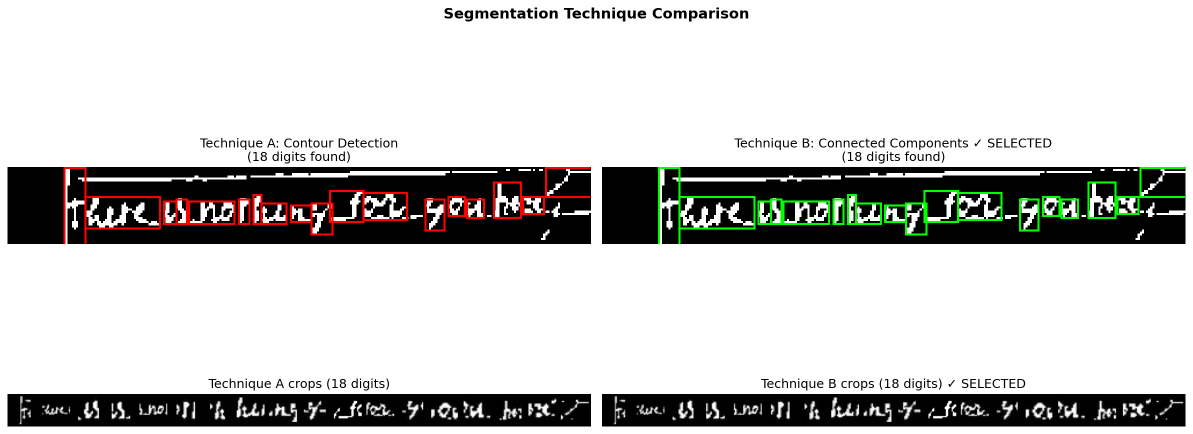
#> input picture segmentation_comparison.png, 2385 x 868 px (shown at 1/2 size); its folder holds only this picture in this run
$ python preprocessing.py ../../segmentation_comparison.png out
#> lines starting #> are read from the running program, lines starting #| are printed output that depends on the picture; after the words box and inside, x2 and y2 are one past the last pixel; in counts of white or black regions, pixels touching at a corner belong together
"""Image preprocessing utilities.

Provides functions to load images, convert to grayscale, apply binarization
using several techniques (simple threshold, Otsu, adaptive), and produce a
centered, fixed-size output suitable for ML training (e.g. 28x28 arrays).
"""
from __future__ import annotations

from typing import Tuple, Union, Iterable
import os

import numpy as np
from PIL import Image

try:
    import cv2
except Exception:  # pragma: no cover - cv2 may be missing
    cv2 = None


def load_image(path_or_pil: Union[str, Image.Image]) -> Image.Image:
    """Load image from path or accept an existing PIL image.

    Returns an RGB PIL Image.
    """
#> called with path_or_pil = '../../segmentation_comparison.png'
    if isinstance(path_or_pil, Image.Image):
        return path_or_pil.convert("RGB")
    path = str(path_or_pil)
    img = Image.open(path)
#> img is the input picture: PIL image 2385x868 RGBA; mean R, G, B, A 199.7, 199.7, 197.8, 255
    return img.convert("RGB")


def to_grayscale(img: Image.Image) -> np.ndarray:
    """Convert a PIL image to a grayscale uint8 numpy array.

    Shape: (H, W), dtype: uint8
    """
    return np.array(img.convert("L"), dtype=np.uint8)
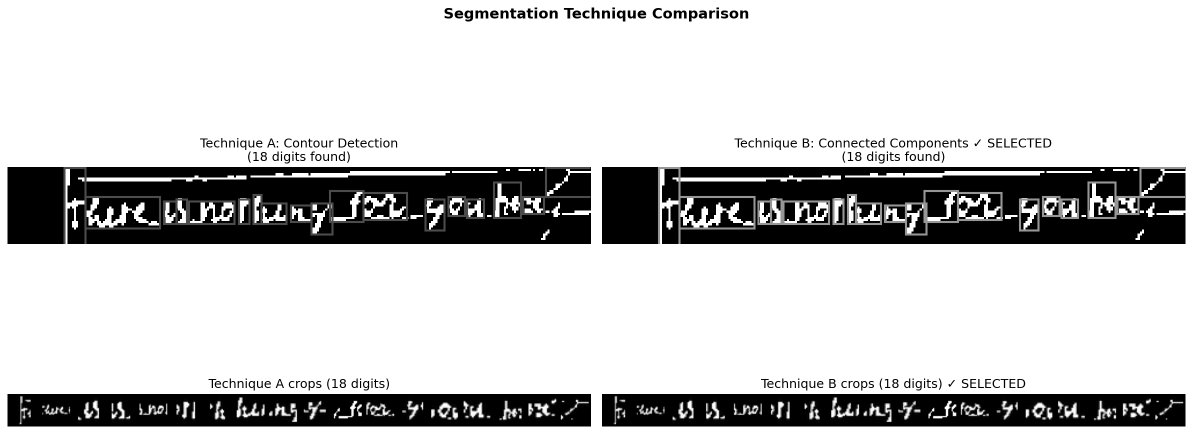
#> returned value: shape (868, 2385) (shown at 1/2 size); min 0, max 255, mean 199.4


def _ensure_cv2():
    if cv2 is None:
        raise RuntimeError("opencv-python (cv2) is required for this function")


# [9 lines left out: function binarize_threshold, not called in this run]


def binarize_otsu(gray: np.ndarray, blur_ksize: int = 5, invert: bool = False) -> np.ndarray:
    """Otsu's thresholding using OpenCV with optional Gaussian blur.

    Returns uint8 array with values 0 or 255.
    """
#> called with blur_ksize = 5, invert = False
    _ensure_cv2()
    if blur_ksize and blur_ksize > 1:
        blurred = cv2.GaussianBlur(gray, (blur_ksize, blur_ksize), 0)
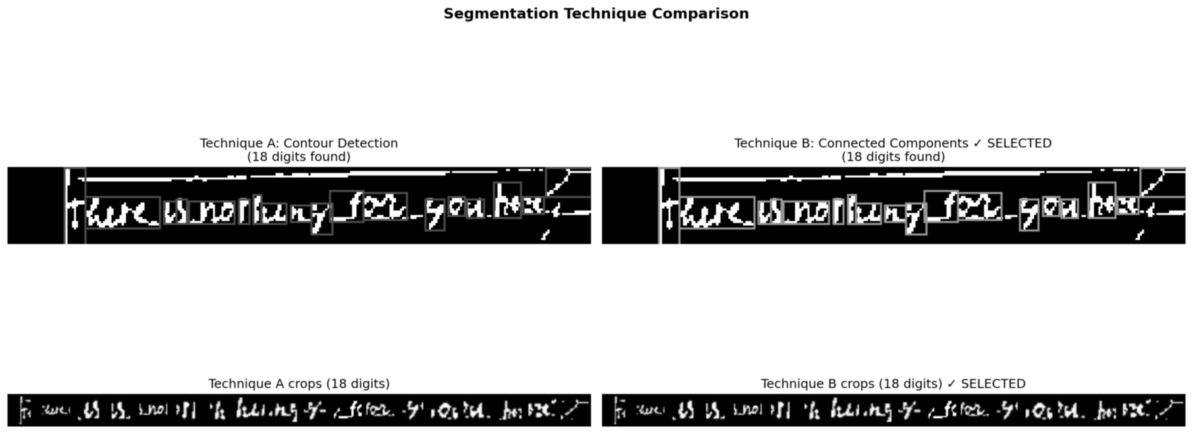
#> blurred: shape (868, 2385) (shown at 1/2 size); min 0, max 255, mean 199.4
    else:
        blurred = gray
    _, th = cv2.threshold(blurred, 0, 255, cv2.THRESH_BINARY + cv2.THRESH_OTSU)
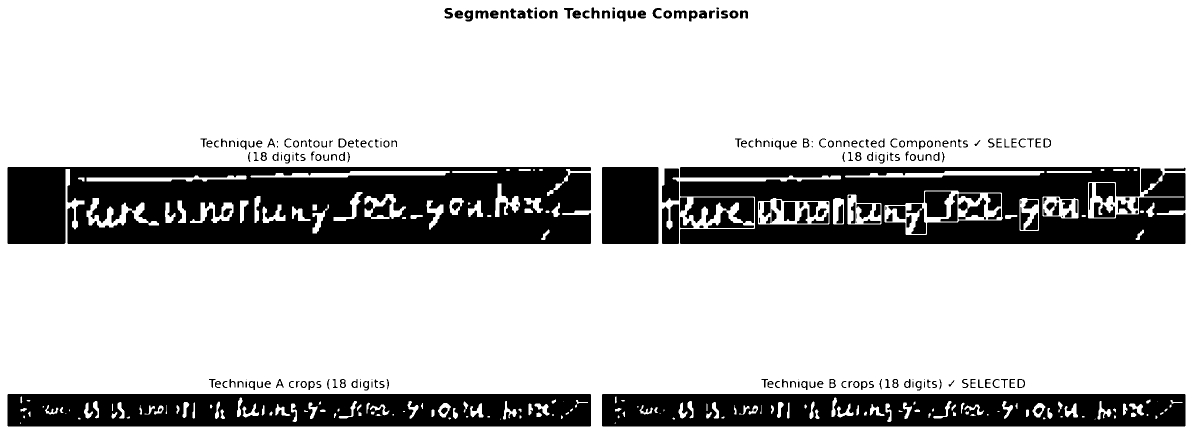
#> th: shape (868, 2385) (shown at 1/2 size); 77.9% white; 272 black regions (26 under 20 px), largest, box (x1, y1, x2, y2) and area: (15, 334, 1182, 488) 156000, (1360, 334, 2371, 488) 102103, (15, 788, 1182, 853) 68179
    if invert:
        th = 255 - th
    return th


# [14 lines left out: function binarize_adaptive, not called in this run]


def center_and_resize(binary: np.ndarray, size: Tuple[int, int] = (28, 28), margin: int = 4) -> np.ndarray:
    """Crop the binary image to the content bbox, resize while keeping aspect
    ratio, then pad to `size` and center the digit.

    Input `binary` should be uint8 with 0/255 values.
    Returns uint8 array with shape `size` and values 0/255.
    """
#> called with size = (28, 28), margin = 4
    h, w = binary.shape
#> h = 868; w = 2385
    ys, xs = np.where(binary > 0)
    if len(xs) == 0 or len(ys) == 0:
        # nothing found; return a centered blank image
        return np.zeros(size, dtype=np.uint8)

    x0, x1 = xs.min(), xs.max()
#> x0 = 0; x1 = 2384
    y0, y1 = ys.min(), ys.max()
#> y0 = 0; y1 = 867
    crop = binary[y0:y1 + 1, x0:x1 + 1]

    target_w, target_h = size
    inner_w = max(1, target_w - 2 * margin)
    inner_h = max(1, target_h - 2 * margin)

    pil_crop = Image.fromarray(crop)
    # resize preserving aspect ratio
    cw, ch = pil_crop.size
#> cw = 2385; ch = 868
    scale = min(inner_w / cw, inner_h / ch)
#> scale = 0.00839
    new_w = max(1, int(round(cw * scale)))
#> new_w = 20
    new_h = max(1, int(round(ch * scale)))
#> new_h = 7
    resized = pil_crop.resize((new_w, new_h), Image.LANCZOS)

    canvas = Image.new("L", (target_w, target_h), color=0)
#> canvas: PIL image 28x28 L; every value is 0
    offset_x = (target_w - new_w) // 2
#> offset_x = 4
    offset_y = (target_h - new_h) // 2
#> offset_y = 10
    canvas.paste(resized, (offset_x, offset_y))
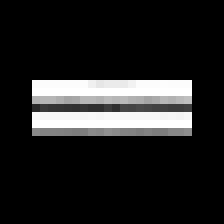
#> canvas: PIL image 28x28 L (shown 8 times larger); min 0, max 255, mean 35
    return np.array(canvas, dtype=np.uint8)


def normalize_array(arr: np.ndarray) -> np.ndarray:
    """Convert uint8 0/255 array to float32 in range [0, 1]."""
    return (arr.astype(np.float32) / 255.0).astype(np.float32)
#> returned value: shape (28, 28) float32


def preprocess_image(path_or_img: Union[str, Image.Image, np.ndarray], *,
                     size: Tuple[int, int] = (28, 28),
                     method: str = "otsu",
                     blur_ksize: int = 5,
                     adaptive_params: Tuple[int, int] = (15, 7),
                     thresh: int = 128,
                     invert: bool = False,
                     normalize: bool = True,
                     margin: int = 4) -> np.ndarray:
    """High-level preprocessing pipeline.

    Args:
        path_or_img: path to image or PIL Image or grayscale numpy array.
        size: output size (width, height).
        method: one of 'otsu', 'simple', 'adaptive'.
        blur_ksize: gaussian blur kernel for Otsu (odd int).
        adaptive_params: (block_size, C) for adaptive threshold.
        thresh: fixed threshold for 'simple' method.
        invert: invert foreground/background after thresholding.
        normalize: if True, return float32 array in [0,1], else uint8 0/255.
        margin: pixels of margin around resized content.

    Returns:
        numpy array of shape `size`.
    """
    if isinstance(path_or_img, np.ndarray):
        gray = path_or_img
    else:
        pil = load_image(path_or_img) if not isinstance(path_or_img, Image.Image) else path_or_img
        gray = to_grayscale(pil)

    method = method.lower()
    if method == "simple":
        binary = binarize_threshold(gray, thresh=thresh, invert=invert)
    elif method == "otsu":
        binary = binarize_otsu(gray, blur_ksize=blur_ksize, invert=invert)
    elif method == "adaptive":
        block_size, C = adaptive_params
        binary = binarize_adaptive(gray, block_size=block_size, C=C, invert=invert)
    else:
        raise ValueError(f"unknown method: {method}")

    out = center_and_resize(binary, size=size, margin=margin)
    return normalize_array(out) if normalize else out


# [33 lines left out: function preprocess_image_steps, not called in this run]


def save_array_as_image(arr: np.ndarray, out_path: str) -> None:
    """Save a numpy array (float 0..1 or uint8 0/255) as PNG image."""
    if arr.dtype == np.float32 or arr.dtype == np.float64:
        img = Image.fromarray((np.clip(arr, 0.0, 1.0) * 255.0).astype(np.uint8), mode="L")
    else:
        img = Image.fromarray(arr.astype(np.uint8), mode="L")
    os.makedirs(os.path.dirname(out_path) or ".", exist_ok=True)
    img.save(out_path)


def _iter_images(input_path: str) -> Iterable[Tuple[str, str]]:
    """Yield (in_path, out_basename) for files under input_path.

    Accepts a single file or a directory. Filters common image extensions.
    """
    exts = {".png", ".jpg", ".jpeg", ".bmp", ".tif", ".tiff"}
    if os.path.isfile(input_path):
        yield input_path, os.path.basename(input_path)
        return
    for root, _, files in os.walk(input_path):
        for fn in files:
            if os.path.splitext(fn.lower())[1] in exts:
                yield os.path.join(root, fn), fn


if __name__ == "__main__":
    import argparse

    parser = argparse.ArgumentParser(description="Preprocess images into fixed-size arrays")
    parser.add_argument("input", help="Input file or directory")
    parser.add_argument("output", help="Output directory")
    parser.add_argument("--method", choices=("otsu", "simple", "adaptive"), default="otsu")
    parser.add_argument("--size", type=int, nargs=2, default=(28, 28))
    parser.add_argument("--no-normalize", dest="normalize", action="store_false")
    parser.add_argument("--invert", action="store_true")
    parser.add_argument("--blur-ksize", type=int, default=5, help="Gaussian blur kernel size for Otsu")
    parser.add_argument("--adaptive-block-size", type=int, default=15, help="Block size for adaptive threshold (odd)")
    parser.add_argument("--adaptive-C", type=int, default=7, help="C parameter for adaptive threshold")
    parser.add_argument("--thresh", type=int, default=128, help="Threshold for simple method")
    parser.add_argument("--save-steps", dest="save_steps", help="Directory to save intermediate images (grayscale,binary,centered,final)", default=None)
    args = parser.parse_args()

    for in_path, basename in _iter_images(args.input):
        try:
            if args.save_steps:
                os.makedirs(args.save_steps, exist_ok=True)
                steps = preprocess_image_steps(in_path,
                                               size=tuple(args.size),
                                               method=args.method,
                                               blur_ksize=args.blur_ksize,
                                               adaptive_params=(args.adaptive_block_size, args.adaptive_C),
                                               thresh=args.thresh,
                                               invert=args.invert,
                                               normalize=args.normalize)
                base = os.path.splitext(basename)[0]
                save_array_as_image(steps["grayscale"], os.path.join(args.save_steps, f"{base}_grayscale.png"))
                save_array_as_image(steps["binary"], os.path.join(args.save_steps, f"{base}_binary.png"))
                save_array_as_image(steps["centered"], os.path.join(args.save_steps, f"{base}_centered.png"))
                save_array_as_image(steps["final"], os.path.join(args.save_steps, f"{base}_final.png"))
                out_arr = steps["final"]
            else:
                out_arr = preprocess_image(in_path,
                                           size=tuple(args.size),
                                           method=args.method,
                                           blur_ksize=args.blur_ksize,
                                           adaptive_params=(args.adaptive_block_size, args.adaptive_C),
                                           thresh=args.thresh,
                                           invert=args.invert,
                                           normalize=args.normalize)

            out_name = os.path.splitext(basename)[0] + ".png"
            out_path = os.path.join(args.output, out_name)
            save_array_as_image(out_arr, out_path)
        except Exception as e:
            print(f"failed: {in_path} -> {e}")
